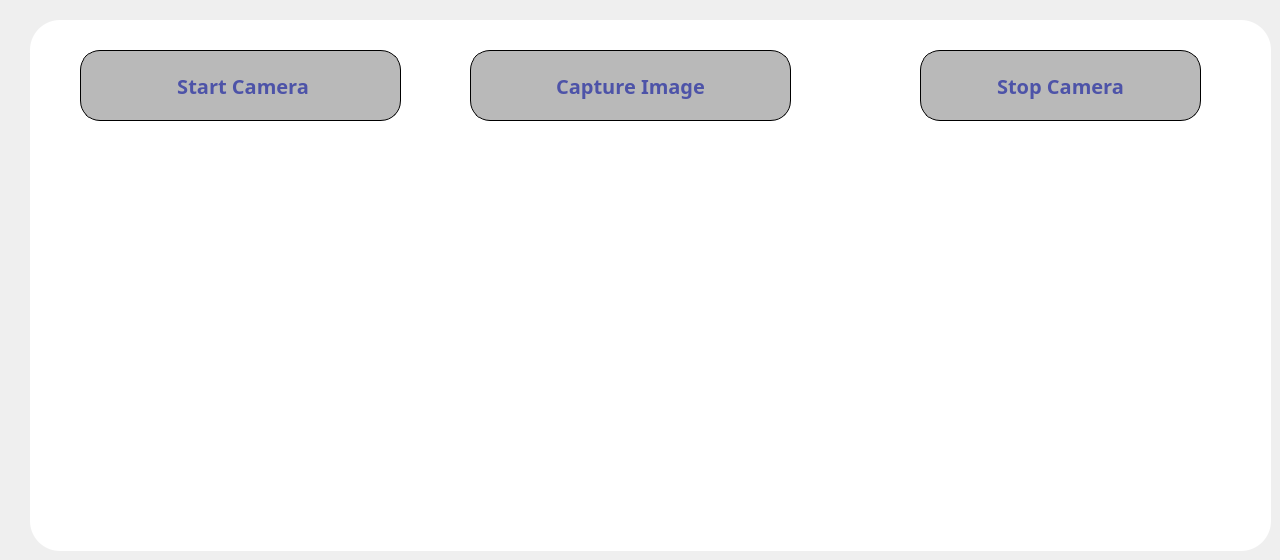
   <widget class="QWidget" name="tab">
    <attribute name="title">
     <string>CAMERA</string>
    </attribute>
    <widget class="QGroupBox" name="groupBox_14">
     <property name="geometry">
      <rect>
       <x>30</x>
       <y>20</y>
       <width>1241</width>
       <height>531</height>
      </rect>
     </property>
     <property name="cursor">
      <cursorShape>ArrowCursor</cursorShape>
     </property>
     <property name="styleSheet">
      <string notr="true">background-color:white;
border-radius: 30px;
</string>
     </property>
     <property name="title">
      <string/>
     </property>
     <widget class="QPushButton" name="pushButton_14">
      <property name="geometry">
       <rect>
        <x>50</x>
        <y>30</y>
        <width>321</width>
        <height>71</height>
       </rect>
      </property>
      <property name="sizePolicy">
       <sizepolicy hsizetype="Minimum" vsizetype="Preferred">
        <horstretch>0</horstretch>
        <verstretch>0</verstretch>
       </sizepolicy>
      </property>
      <property name="font">
       <font>
        <family>Neue Haas Grotesk 58 Pro Thin</family>
        <pointsize>-1</pointsize>
        <weight>75</weight>
        <bold>true</bold>
       </font>
      </property>
      <property name="styleSheet">
       <string notr="true">QPushButton{
background-color: rgb(185, 185, 185) ; 
border-radius : 20px ; 
border : 1px solid black ;	background-image: url();

    font-family: Neue Haas Grotesk Text Pro Thin; 
    font-weight: bold; 
    font-size: 20px; 

color : #4D53A8 ; 
}
QPushButton:hover{
background-color: #E3E4F2;
 
}</string>
      </property>
      <property name="text">
       <string> Start Camera</string>
      </property>
      <property name="iconSize">
       <size>
        <width>30</width>
        <height>30</height>
       </size>
      </property>
     </widget>
     <widget class="QPushButton" name="pushButton_20">
      <property name="geometry">
       <rect>
        <x>440</x>
        <y>30</y>
        <width>321</width>
        <height>71</height>
       </rect>
      </property>
      <property name="sizePolicy">
       <sizepolicy hsizetype="Minimum" vsizetype="Preferred">
        <horstretch>0</horstretch>
        <verstretch>0</verstretch>
       </sizepolicy>
      </property>
      <property name="font">
       <font>
        <family>Neue Haas Grotesk 58 Pro Thin</family>
        <pointsize>-1</pointsize>
        <weight>75</weight>
        <bold>true</bold>
       </font>
      </property>
      <property name="styleSheet">
       <string notr="true">QPushButton{
background-color: rgb(185, 185, 185) ; 
border-radius : 20px ; 
border : 1px solid black ;	background-image: url();

    font-family: Neue Haas Grotesk Text Pro Thin; 
    font-weight: bold; 
    font-size: 20px; 

color : #4D53A8 ; 
}
QPushButton:hover{
background-color: #E3E4F2;
 
}</string>
      </property>
      <property name="text">
       <string>Capture Image</string>
      </property>
      <property name="iconSize">
       <size>
        <width>30</width>
        <height>30</height>
       </size>
      </property>
     </widget>
     <widget class="QCameraViewfinder" name="widget_Camera_View" native="true">
      <property name="geometry">
       <rect>
        <x>110</x>
        <y>110</y>
        <width>981</width>
        <height>381</height>
       </rect>
      </property>
     </widget>
     <widget class="QPushButton" name="pushButton_15">
      <property name="geometry">
       <rect>
        <x>890</x>
        <y>30</y>
        <width>281</width>
        <height>71</height>
       </rect>
      </property>
      <property name="sizePolicy">
       <sizepolicy hsizetype="Minimum" vsizetype="Preferred">
        <horstretch>0</horstretch>
        <verstretch>0</verstretch>
       </sizepolicy>
      </property>
      <property name="font">
       <font>
        <family>Neue Haas Grotesk 58 Pro Thin</family>
        <pointsize>-1</pointsize>
        <weight>75</weight>
        <bold>true</bold>
       </font>
      </property>
      <property name="styleSheet">
       <string notr="true">QPushButton{
background-color: rgb(185, 185, 185) ; 
border-radius : 20px ; 
border : 1px solid black ;	background-image: url();

    font-family: Neue Haas Grotesk Text Pro Thin; 
    font-weight: bold; 
    font-size: 20px; 

color : #4D53A8 ; 
}
QPushButton:hover{
background-color: #E3E4F2;
 
}</string>
      </property>
      <property name="text">
       <string>Stop Camera</string>
      </property>
      <property name="iconSize">
       <size>
        <width>30</width>
        <height>30</height>
       </size>
      </property>
     </widget>
     <zorder>pushButton_20</zorder>
     <zorder>pushButton_14</zorder>
     <zorder>widget_Camera_View</zorder>
     <zorder>pushButton_15</zorder>
    </widget>
   </widget>
